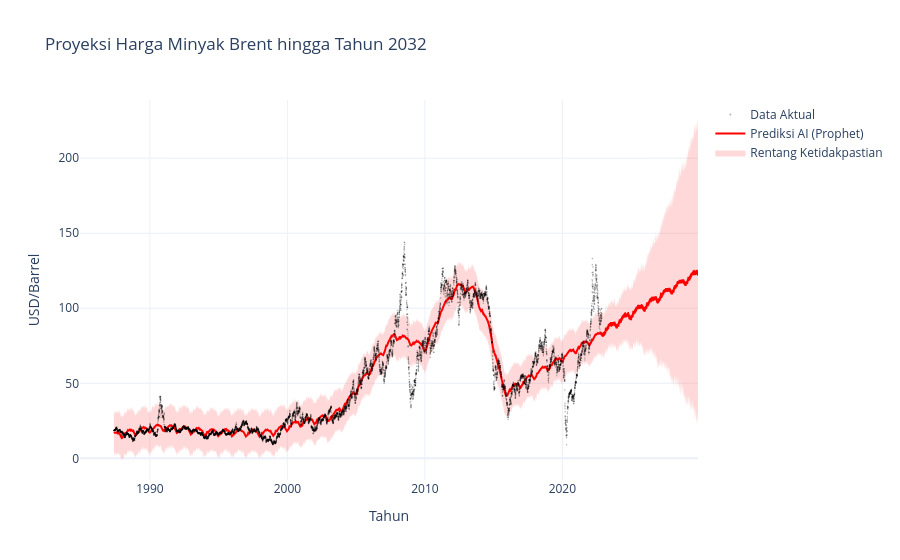

Notebook code for this chart:
### Code cell
import plotly.graph_objects as go

# 1. Membuat kanvas grafik
fig = go.Figure()

# 2. Menambahkan area "Pita Pink" (Rentang Ketidakpastian)
# yhat_upper adalah batas atas tebakan AI
fig.add_trace(go.Scatter(
    x=forecast_2032['ds'], y=forecast_2032['yhat_upper'],
    line=dict(width=0), showlegend=False, hoverinfo="skip"
))

# yhat_lower adalah batas bawah tebakan AI
fig.add_trace(go.Scatter(
    x=forecast_2032['ds'], y=forecast_2032['yhat_lower'],
    line=dict(width=0), fill='tonexty', 
    fillcolor='rgba(255, 0, 0, 0.15)', name='Rentang Ketidakpastian'
))

# 3. Menambahkan garis merah (Hasil Prediksi Utama)
fig.add_trace(go.Scatter(
    x=forecast_2032['ds'], y=forecast_2032['yhat'],
    mode='lines', name='Prediksi AI (Prophet)', line=dict(color='red', width=2)
))

# 4. Menambahkan titik-titik hitam (Data Asli/Aktual)
fig.add_trace(go.Scatter(
    x=df_prophet['ds'], y=df_prophet['y'],
    mode='markers', name='Data Aktual', 
    marker=dict(color='black', size=1.5, opacity=0.3)
))

# 5. Mengatur tampilan (Judul dan Nama Sumbu)
fig.update_layout(
    title='Proyeksi Harga Minyak Brent hingga Tahun 2032',
    xaxis_title='Tahun',
    yaxis_title='USD/Barrel',
    hovermode='x unified',
    template='plotly_white'
)

# Tampilkan Grafik
fig.show()
fig.write_image("grafik_brent_2032.png")

### Figure 1 — Plotly figure (JSON) as saved in the notebook; plotly's stock layout.template omitted (floating-point values rounded to 4 significant figures; data arrays with more than 128 entries replaced by an {"elided": "..."} marker saying what was removed)
{"data": [{"hoverinfo": "skip", "line": {"width": 0}, "showlegend": false, "type": "scatter", "x": {"elided": "11566 str values"}, "y": {"elided": "11566 float values"}}, {"fill": "tonexty", "fillcolor": "rgba(255, 0, 0, 0.15)", "line": {"width": 0}, "name": "Rentang Ketidakpastian", "type": "scatter", "x": {"elided": "11566 str values"}, "y": {"elided": "11566 float values"}}, {"line": {"color": "red", "width": 2}, "mode": "lines", "name": "Prediksi AI (Prophet)", "type": "scatter", "x": {"elided": "11566 str values"}, "y": {"elided": "11566 float values"}}, {"marker": {"color": "black", "opacity": 0.3, "size": 1.5}, "mode": "markers", "name": "Data Aktual", "type": "scatter", "x": {"elided": "9011 str values"}, "y": {"elided": "9011 float values"}}], "layout": {"hovermode": "x unified", "title": {"text": "Proyeksi Harga Minyak Brent hingga Tahun 2032"}, "xaxis": {"title": {"text": "Tahun"}}, "yaxis": {"title": {"text": "USD/Barrel"}}}}
